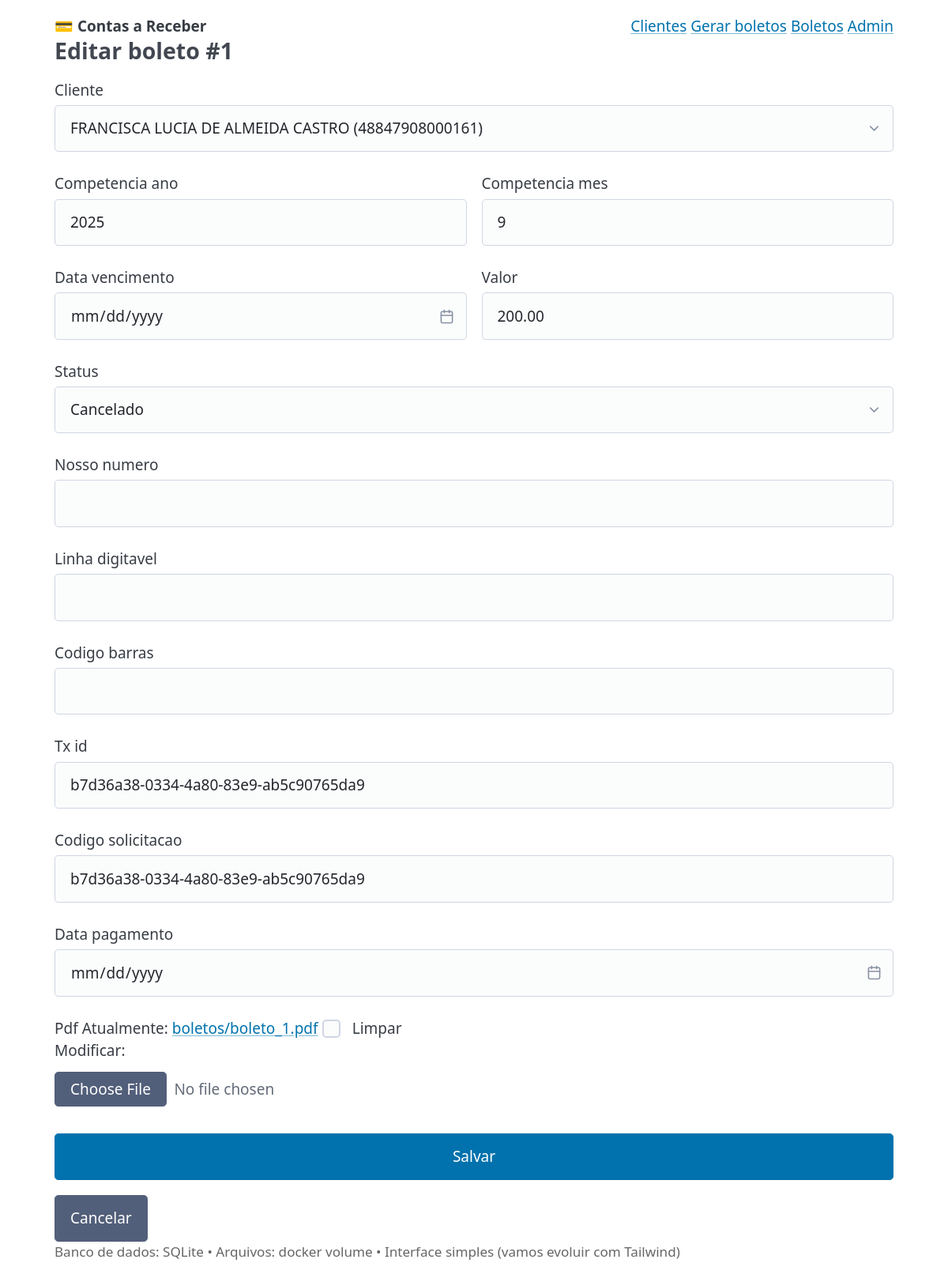
Screenshot of /boletos/1/editar/ (signed in) with the database file from the repository.
### billing/models.py (models this page shows, shortened)
class Boleto(models.Model):
    STATUS_CHOICES = [
        ('novo', 'Novo'),
        ('emitido', 'Emitido'),
        ('pago', 'Pago'),
        ('cancelado', 'Cancelado'),
        ('erro', 'Erro'),
    ]
    cliente = models.ForeignKey(Cliente, on_delete=models.CASCADE, related_name='boletos')
    competencia_ano = models.PositiveSmallIntegerField()
    competencia_mes = models.PositiveSmallIntegerField()
    data_vencimento = models.DateField()
    valor = models.DecimalField(max_digits=12, decimal_places=2)
    nosso_numero = models.CharField(max_length=64, blank=True)
    linha_digitavel = models.CharField(max_length=100, blank=True)
    codigo_barras = models.CharField(max_length=100, blank=True)
    tx_id = models.CharField(max_length=100, blank=True)
    codigo_solicitacao = models.CharField(max_length=100, blank=True)
    status = models.CharField(max_length=10, choices=STATUS_CHOICES, default='novo')
    erro_msg = models.TextField(blank=True)
    pdf = models.FileField(upload_to='boletos/', blank=True, null=True)
    data_pagamento = models.DateField(blank=True, null=True)
    criado_em = models.DateTimeField(auto_now_add=True)
    class Meta:
        unique_together = ('cliente', 'competencia_ano', 'competencia_mes')

### billing/views.py (the view)
# urls.py: path("boletos/<int:boleto_id>/editar/", views.boleto_update, name="boleto_update"),
@login_required
def boleto_update(request, boleto_id: int):
    boleto = get_object_or_404(Boleto, id=boleto_id)
    form = BoletoForm(request.POST or None, request.FILES or None, instance=boleto)
    if form.is_valid():
        boleto = form.save()
        messages.success(request, f"Boleto atualizado para {boleto.cliente.nome}.")
        return redirect("boletos_list")
    return render(request, "billing/boleto_form.html", {"form": form, "titulo": f"Editar boleto #{boleto.id}"})

### billing/forms.py
class BoletoForm(forms.ModelForm):
    class Meta:
        model = Boleto
        fields = [
            "cliente",
            "competencia_ano",
            "competencia_mes",
            "data_vencimento",
            "valor",
            "status",
            "nosso_numero",
            "linha_digitavel",
            "codigo_barras",
            "tx_id",
            "codigo_solicitacao",
            "data_pagamento",
            "pdf",
        ]
        widgets = {
            "competencia_ano": forms.NumberInput(attrs={"min": 2000, "max": 2100}),
            "competencia_mes": forms.NumberInput(attrs={"min": 1, "max": 12}),
            "data_vencimento": forms.DateInput(attrs={"type": "date"}),
            "data_pagamento": forms.DateInput(attrs={"type": "date"}),
            "valor": forms.NumberInput(attrs={"step": "0.01"}),
        }

### billing/models.py (called while the page is built)
    def __str__(self):
        return f"{self.nome} ({self.cpfCnpj})"

### templates/billing/boleto_form.html (shortened to what this page needs)
{% extends "base.html" %}
{% block content %}
  <h3>{{ titulo }}</h3>
  <form method="post" enctype="multipart/form-data" novalidate>
    <label>{{ form.cliente.label }} {{ form.cliente }}</label>
    <div class="grid">
      <label>{{ form.competencia_ano.label }} {{ form.competencia_ano }}</label>
      <label>{{ form.competencia_mes.label }} {{ form.competencia_mes }}</label>
    </div>
    <div class="grid">
      <label>{{ form.data_vencimento.label }} {{ form.data_vencimento }}</label>
      <label>{{ form.valor.label }} {{ form.valor }}</label>
    </div>
    <label>{{ form.status.label }} {{ form.status }}</label>
    <label>{{ form.nosso_numero.label }} {{ form.nosso_numero }}</label>
    <label>{{ form.linha_digitavel.label }} {{ form.linha_digitavel }}</label>
    <label>{{ form.codigo_barras.label }} {{ form.codigo_barras }}</label>
    <label>{{ form.tx_id.label }} {{ form.tx_id }}</label>
    <label>{{ form.codigo_solicitacao.label }} {{ form.codigo_solicitacao }}</label>
    <label>{{ form.data_pagamento.label }} {{ form.data_pagamento }}</label>
    <label>{{ form.pdf.label }} {{ form.pdf }}</label>
    <button type="submit">Salvar</button>
    <a href="{% url 'boletos_list' %}" role="button" class="secondary">Cancelar</a>
  </form>
{% endblock %}

### rows the page displays
Boleto: cliente "FRANCISCA LUCIA DE ALMEIDA CASTRO (48847908000161)", competencia_ano "2025", competencia_mes "9", valor "200.00", status "Cancelado", tx_id "b7d36a38-0334-4a80-83e9-ab5c90765da9", codigo_solicitacao "b7d36a38-0334-4a80-83e9-ab5c90765da9"

### other values shown
{{ titulo }} "Editar boleto #1"
